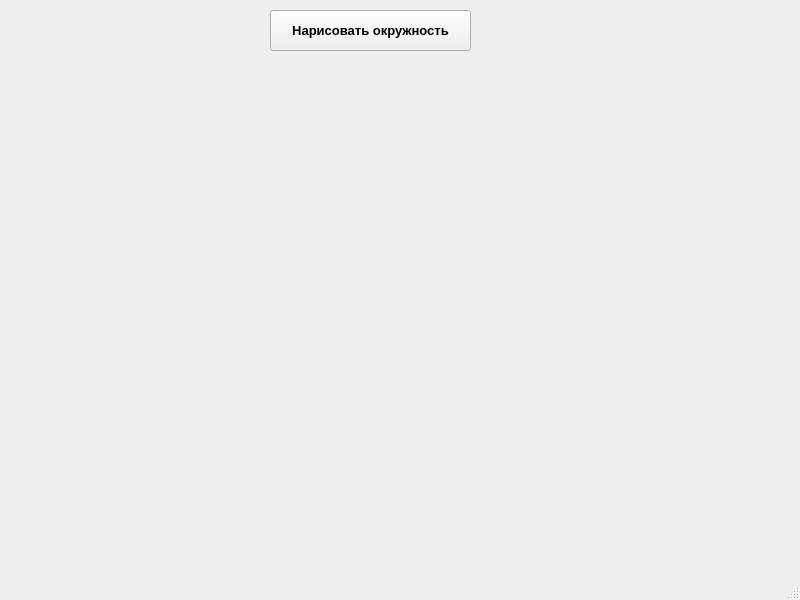
<?xml version="1.0" encoding="UTF-8"?>
<ui version="4.0">
 <class>MainWindow</class>
 <widget class="QMainWindow" name="MainWindow">
  <property name="geometry">
   <rect>
    <x>0</x>
    <y>0</y>
    <width>800</width>
    <height>600</height>
   </rect>
  </property>
  <property name="windowTitle">
   <string>MainWindow</string>
  </property>
  <widget class="QWidget" name="centralwidget">
   <widget class="QPushButton" name="pushButton">
    <property name="geometry">
     <rect>
      <x>270</x>
      <y>10</y>
      <width>201</width>
      <height>41</height>
     </rect>
    </property>
    <property name="font">
     <font>
      <pointsize>10</pointsize>
      <weight>75</weight>
      <bold>true</bold>
     </font>
    </property>
    <property name="text">
     <string>Нарисовать окружность</string>
    </property>
   </widget>
  </widget>
  <widget class="QMenuBar" name="menubar">
   <property name="geometry">
    <rect>
     <x>0</x>
     <y>0</y>
     <width>800</width>
     <height>21</height>
    </rect>
   </property>
  </widget>
  <widget class="QStatusBar" name="statusbar"/>
 </widget>
 <resources/>
 <connections/>
</ui>
